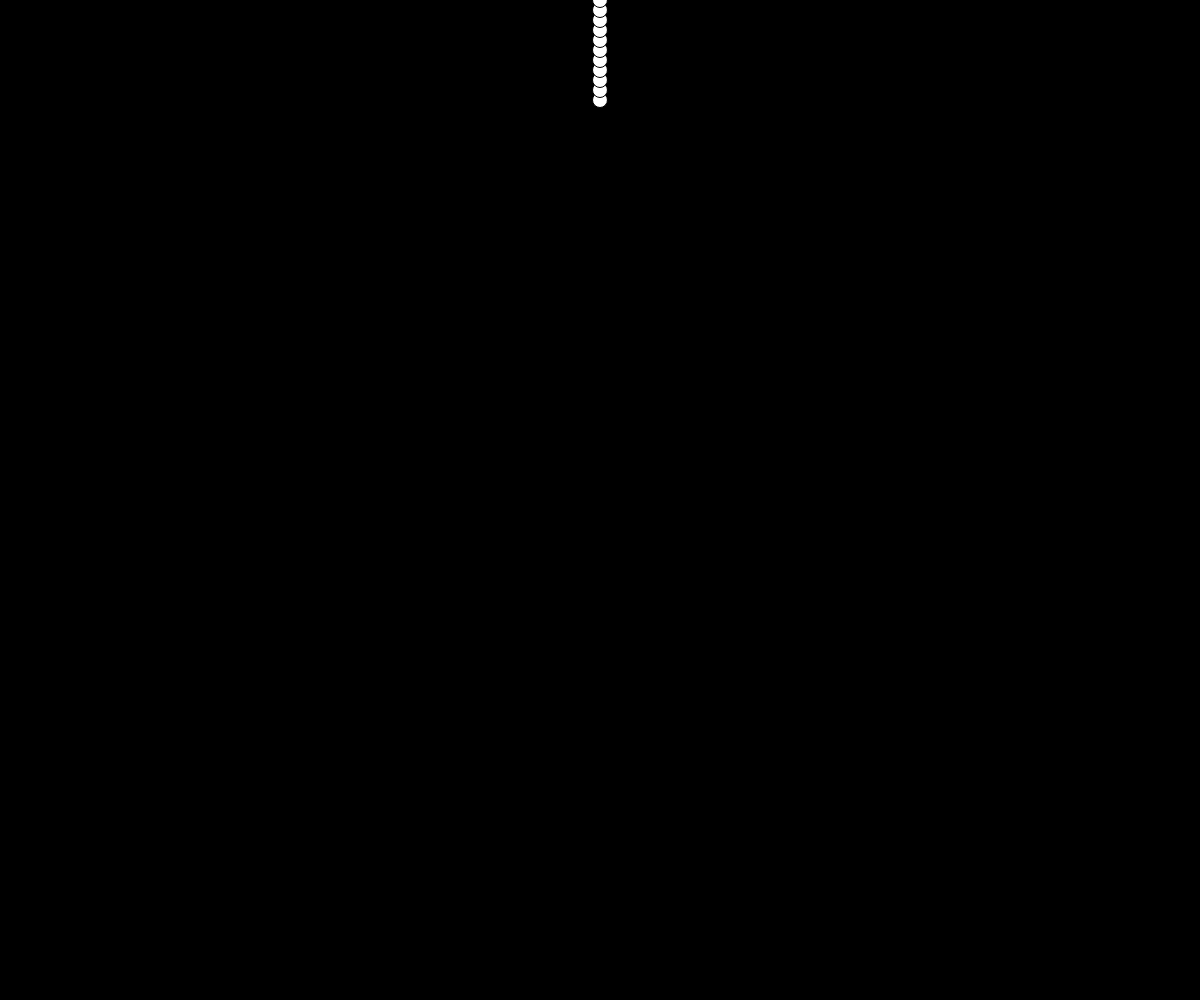
Frame 1 (no input)
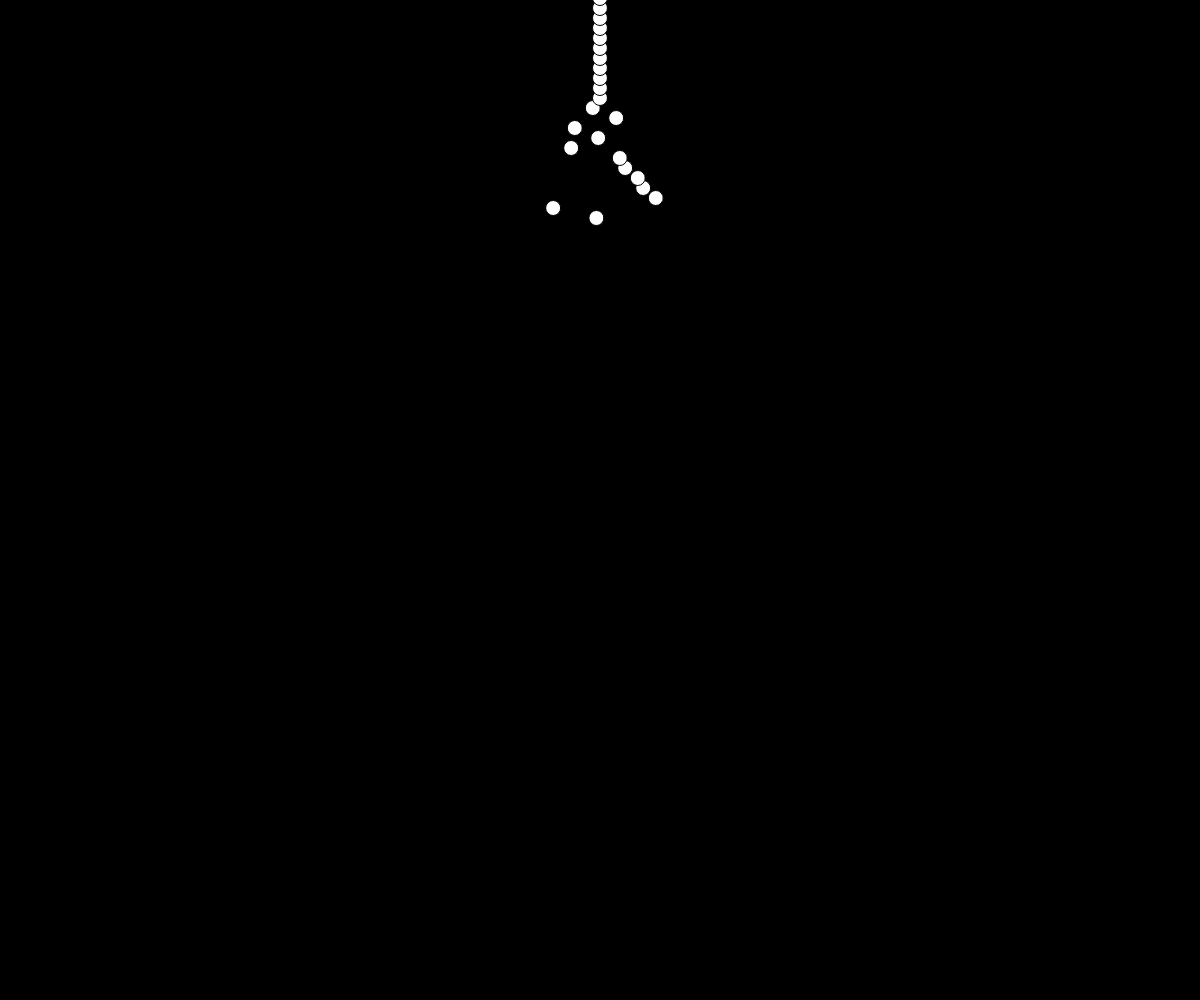
Frame 60 (no input)
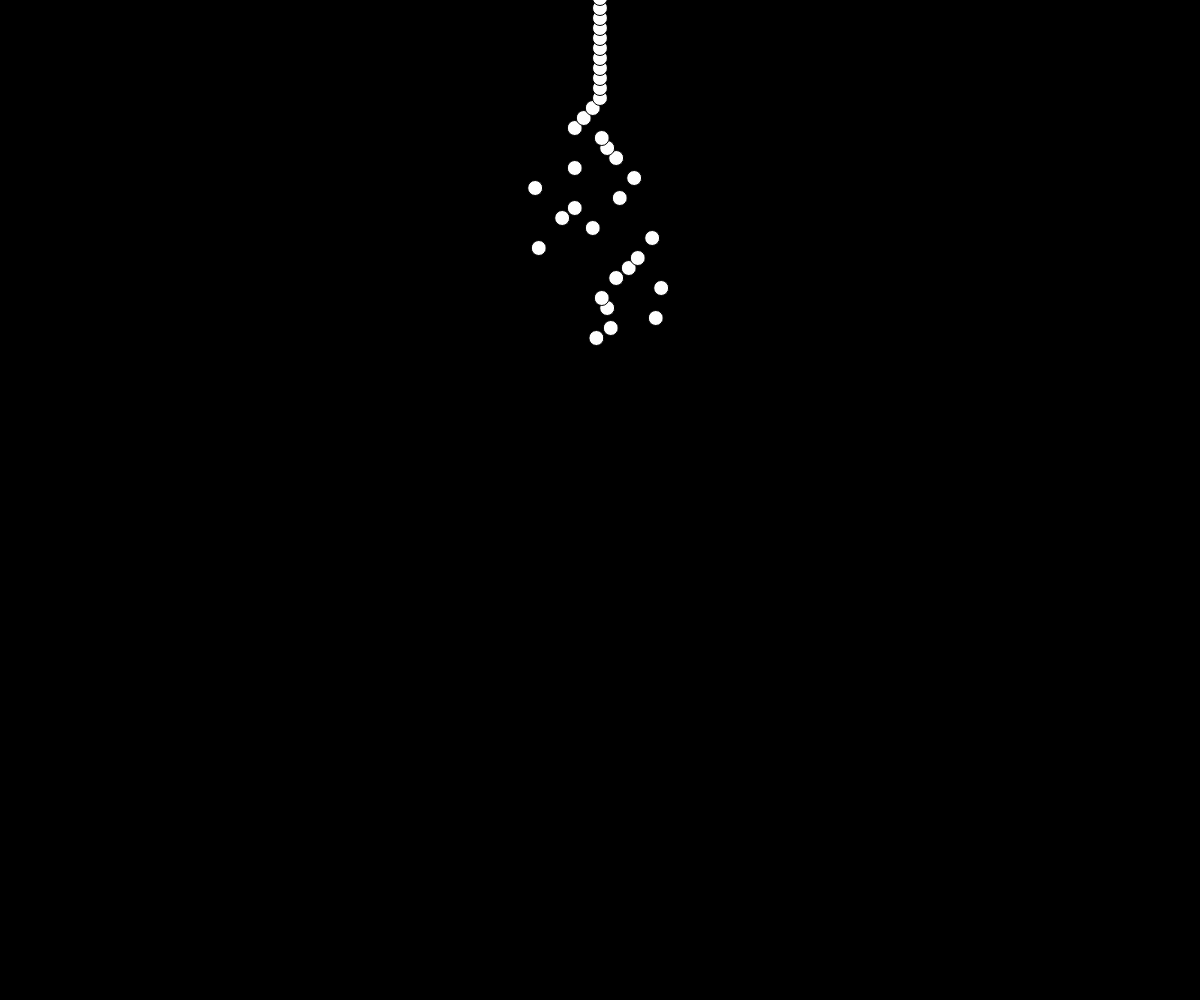
Frame 120 (the mouse pressed at the canvas centre since frame 60)

The p5.js sketch that drew these frames (run headless with seeded random() and noise() and a simulated clock; from frame 60 on, the mouse is pressed at the canvas centre):

// p5.js sketch
// ── sketch.js
// 最終課題を制作しよう

// テキスト「アニメーション」
//外で宣言
const num = 200;
let vy;
let x = [];
let y = [];
let vx = [];
let total;
var bls = [];
const bools = [];
let count = [0,0,0,0,0,0,0,0,0,0,0,0,0];
let cnstry = [];
vy = 2;

for(let i = 0; i < num; i++){
  bls = [];
  for(let j = 0; j < 12; j++){
    bls[j] = bool();
  }
  bools[i] = bls;
  vx[i] = 0;
  cnstry[i] = 0;
}
//console.log(bools);
function setup(){
  createCanvas(windowWidth, windowHeight);
  for(let i = 0; i < num; i++){
    x[i] = width / 2;
    y[i] = height / 10 - 10 * i;
  }
}

function draw(){
  background(0);
  for(let i = 0; i < num; i++){
    ellipse(x[i], y[i], 15, 15);
    x[i] += vx[i];
    y[i] += vy;

  for(let j = 0; j < 12; j++){
    if(y[i] >= 100 + 20*j & y[i] < 120 + 20*j){
      vx[i] = 1.8*bools[i][j];
    }
  }

    if(y[i] >= 340){ vx[i] = 0; }
//    x[i] = constrain(x[i], 0, width);
    y[i] = constrain(y[i], -9999, height - cnstry[i]);
  }//for1
}//draw()

function otherThanAnimation(){
  let p;
  for(let i = 0; i < num; i++){
    total = bools[i].reduce(function(a, x){return a + x;}, 0);
    console.log(total);
    for(let k = 0; k < 13; k++){
      if(total == 2*k - 12){
        p = k;
        count[k] += 1;
      }
    }
    for(let m = 0; m < num ; m++){
      if(count[p] == m + 1){
        cnstry[i] = (m + 1)*3;
      }
    }
  }
  console.log(count);

}
otherThanAnimation();

function windowResized(){
  resizeCanvas(windowWidth, windowHeight);
}

//列ベクトルの和
function sum(a, b, length){
  const sum = new Array(length);
  for(let i = 0; i < length; i++) {
    sum[i] = a[i] + b[i];
  }
  return sum;
}

//1か-1を等確率で返す関数
function bool(){
  rand = Math.random();
  if(rand < 0.5){
    return -1;
  } else {
    return 1;
  }
}
